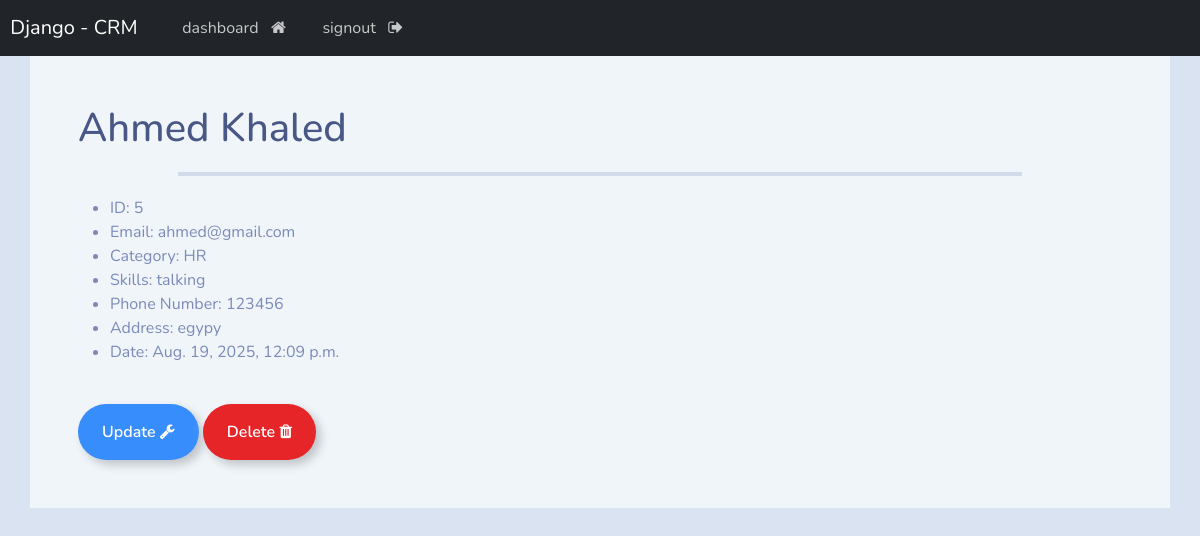
The page /view/5/ (signed in) on the database its author committed.
### web_app/models.py (models this page shows, shortened)
class Records(models.Model):
    first_name = models.CharField(max_length=200)
    last_name = models.CharField(max_length=200)
    email = models.EmailField()
    category = models.ForeignKey(Category, on_delete=models.CASCADE)
    skills = models.CharField(max_length=200)
    phone = models.IntegerField()
    address = models.CharField(max_length=200)
    created_at = models.DateTimeField(auto_now_add=True)
    class Meta:
        ordering = ['-created_at']

class Category(models.Model):
    name = models.CharField(max_length=100)
    created_at = models.DateTimeField(auto_now_add=True)
    def __str__(self):
        return self.name

### web_app/views.py (the view)
# urls.py: path('view/<int:record_id>/', views.veiw_record, name='view_record'),
@login_required(login_url='login')
def veiw_record(request, record_id):
    all_records = get_object_or_404(Records, id=record_id)
    context = {'record':all_records}
    return render(request, 'web/veiw_record.html', context)

### templates/web/veiw_record.html
{% extends 'base.html' %}
{% block content %}
<div class="container bg-light shadow-md p-5 form-layout ">
<h1>{{ record.first_name|capfirst }} {{ record.last_name|capfirst }}</h1>
<hr style="border: 2px solid; margin: 20px 100px;">
<ul>
    <li>ID: {{ record.id }}</li>
    <li>Email: {{ record.email }}</li>
    <li>Category: {{ record.category }}</li>
    <li>Skills: {{ record.skills }}</li>
    <li>Phone Number: {{ record.phone }}</li>
    <li>Address: {{ record.address }}</li>
    <li>Date: {{ record.created_at }}</li>
</ul>
<br>
<a href="{% url 'update_record' record.id %}" class="btn btn-outline-primary">Update <i class="fa fa-wrench" aria-hidden="true"></i>
</a>
<a href="{% url 'delete_record' record.id %}" onclick="return confirm('Are you sure you want to delete this record?')" class="btn btn-outline-danger">Delete <i class="fa fa-trash" aria-hidden="true"></i>
</a>
</div>
{% endblock %}

### rows shown on the page
Records: first_name "Ahmed", last_name "Khaled", id "5", email "ahmed@gmail.com", category "HR", skills "talking", phone "123456", address "egypy", created_at "Aug. 19, 2025, 12:09 p.m."
